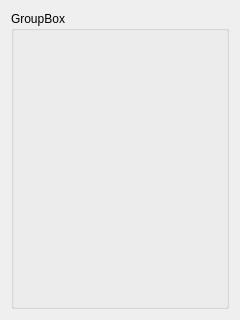
<?xml version="1.0" encoding="UTF-8"?>
<ui version="4.0">
 <class>SetScenePose</class>
 <widget class="QWidget" name="SetScenePose">
  <property name="geometry">
   <rect>
    <x>0</x>
    <y>0</y>
    <width>240</width>
    <height>320</height>
   </rect>
  </property>
  <property name="windowTitle">
   <string>Form</string>
  </property>
  <layout class="QVBoxLayout" name="verticalLayout">
   <item>
    <widget class="QGroupBox" name="groupBox">
     <property name="title">
      <string>GroupBox</string>
     </property>
     <layout class="QVBoxLayout" name="verticalLayout_2">
      <item>
       <widget class="BaseEntityComboBox" name="widget" native="true"/>
      </item>
     </layout>
    </widget>
   </item>
  </layout>
 </widget>
 <customwidgets>
  <customwidget>
   <class>BaseEntityComboBox</class>
   <extends>QWidget</extends>
   <header location="global">GUI/BasicWidgets/BaseEntityComboBox.h</header>
   <container>1</container>
  </customwidget>
 </customwidgets>
 <resources/>
 <connections/>
</ui>
